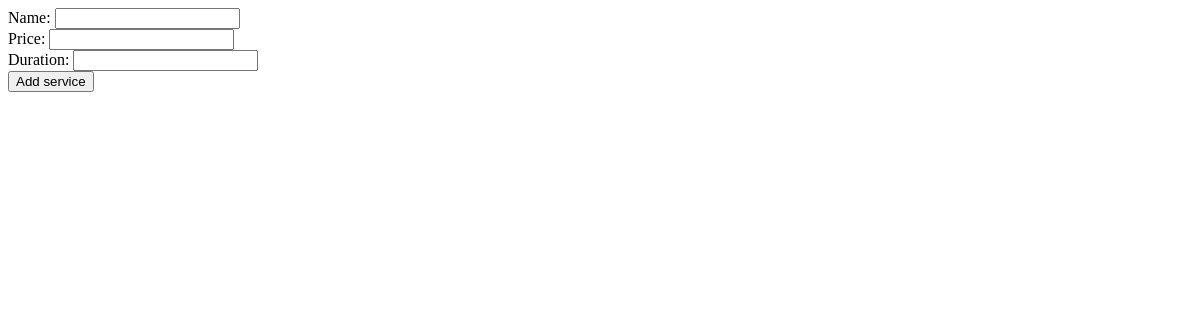
The app's page /salon_admin/services/, older data.
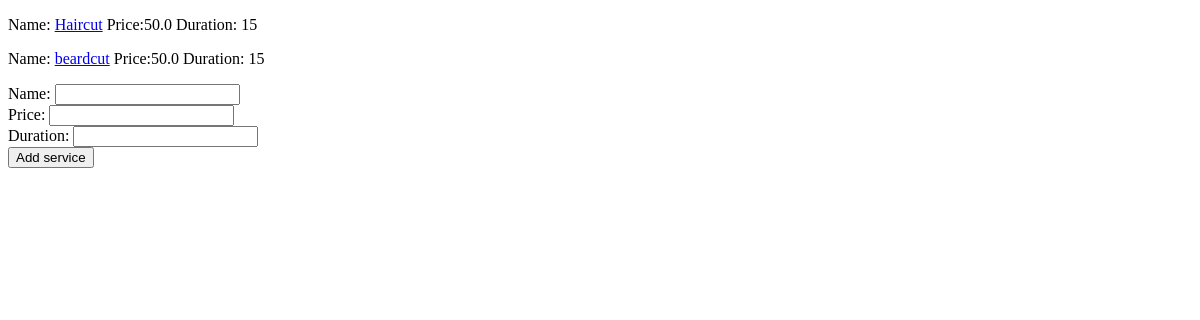
The same page, newer data.
### salon_app/models.py (models this page shows, shortened)
class Service(models.Model):
    name = models.CharField(max_length=250, unique=True)
    price = models.FloatField()
    duration = models.IntegerField()

### salon_admin/views.py (the view)
# urls.py: path('services/', views.services, name='services'),
def services(request):
    services = Service.objects.all()
    if request.method == 'POST':
        form = ServiceForm(request.POST)
        if form.is_valid():
            form.save()
            return redirect(reverse('salon_admin:services'))
    else:
        form = ServiceForm()
    return render(request, 'salon_admin/services.html', {'title': 'Services page', 'services': services, 'form': form})

### salon_admin/forms.py
class ServiceForm(forms.ModelForm):
    class Meta:
        model = Service
        fields = ('name', 'price', 'duration')

### salon_admin/templates/salon_admin/services.html (shortened to what this page needs)
{% extends 'salon_admin/adminbase.html' %}
{% load static %}
{% block content %}
{% for service in services %}
    <p>Name: <a href="{{service.id}}/">{{ service.name }}</a>
    Price:{{ service.price }}
    Duration: {{ service.duration }}</p>
{% endfor %}
<form method="POST">
    <div>
        <span>Name: </span><input type="text" name="name" required><br>
        <span>Price: </span><input type="number" name="price" required><br>
        <span>Duration: </span><input type="number" name="duration" required>
    </div>
    <input type="submit" value="Add service">
</form>
{% endblock %}

Row changes from the older to the newer data that the page shows:
added Service: name "Haircut", price "50.0", duration "15"
added Service: name "beardcut", price "50.0", duration "15"
